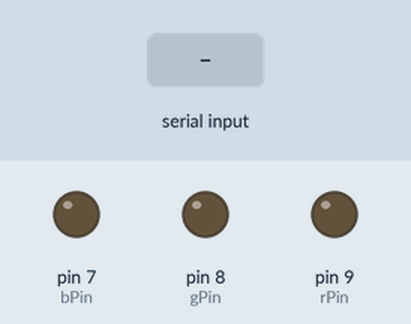
This sketch was run on a simulated Arduino Uno, built with avr-gcc and run on an emulated ATmega328P. Parts: output pins drawn as LEDs (lit = HIGH). The test bench sets the inputs (shaded band). What the sketch prints to the serial monitor is not drawn.

Above: at 1.2 s.
1.3 s: "red" received over Serial
At 2.4 s:
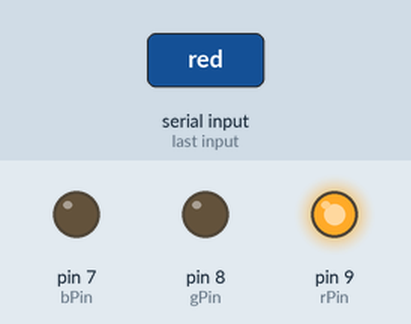
2.8 s: "green" received over Serial
At 3.7 s:
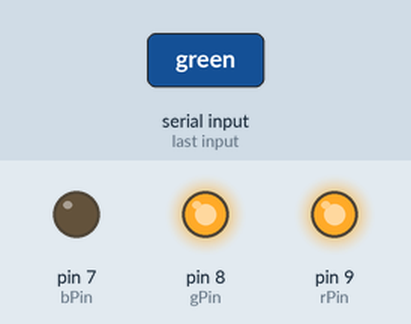
4.3 s: "blue" received over Serial
At 4.7 s:
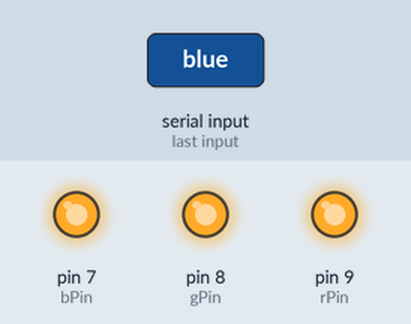
5.8 s: "red" received over Serial
At 7.0 s:
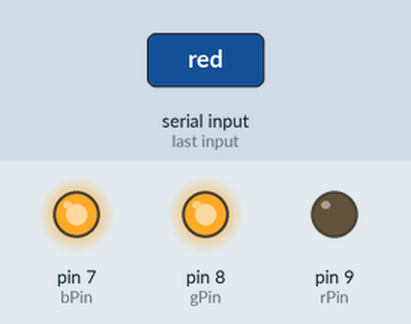
7.3 s: "green" received over Serial
At 8.2 s:
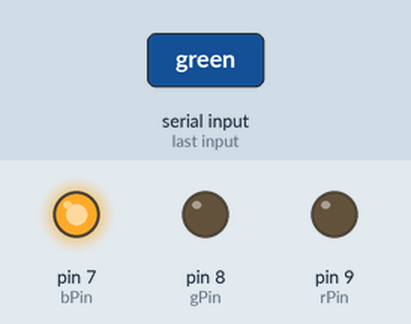
Timing chart, 0 to 9.8 s (numbered marks = the images above; inputs shaded):
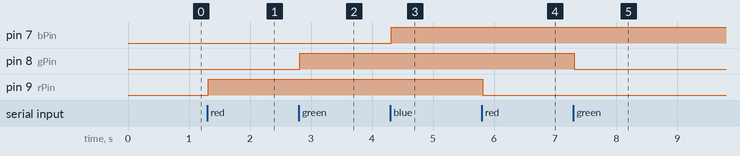

The sketch:

Glow_Alt_2.ino
```cpp
#define rPin 9
#define gPin 8
#define bPin 7

bool rState = false;
bool gState = false;
bool bState = false;

void setup() {
  // put your setup code here, to run once:
  Serial.begin(9600);
  Serial.setTimeout(10);

  pinMode(rPin, OUTPUT);
  pinMode(gPin, OUTPUT);
  pinMode(bPin, OUTPUT);
}

void loop() {
  // put your main code here, to run repeatedly:

  if (Serial.available()) {
    String str = Serial.readString();
    if (str.indexOf("red") > -1) {
      rState = !rState;
      digitalWrite(rPin, rState);
      Serial.print("Red is " + String(rState ? "ON" : "OFF"));
    } else if (str.indexOf("green") > -1) {
      gState = !gState;
      digitalWrite(gPin, gState);
      Serial.print("Green is " + String(gState ? "ON" : "OFF"));
    } else if (str.indexOf("blue") > -1) {
      bState = !bState;
      digitalWrite(bPin, bState);
      Serial.print("Blue is " + String(bState ? "ON" : "OFF"));
    }
  }

  delay(1);
}
```

Measured:
- after the input at 1.3 s, pin 9 (rPin): LOW → HIGH at once
- after the input at 2.8 s, pin 8 (gPin): LOW → HIGH at once
- after the input at 4.3 s, pin 7 (bPin): LOW → HIGH at once
- after the input at 5.8 s, pin 9 (rPin): HIGH → LOW at once
- after the input at 7.3 s, pin 8 (gPin): HIGH → LOW at once
